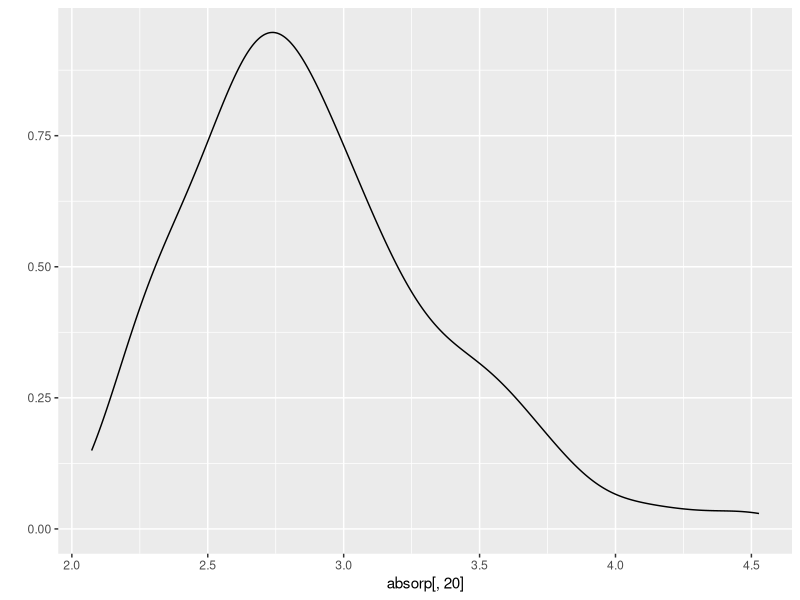
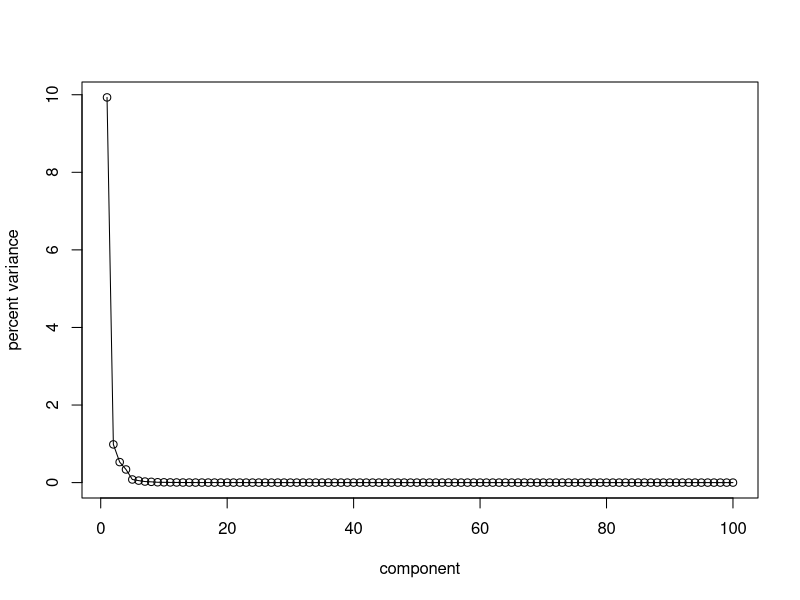

These charts were generated, in order, by the following R code: (Note: this script raises an error after producing the figures.)
# Q6.1
library(pls)
library(corrplot)
library(caret)
data(tecator)

# absord is a matrix, contain 100 absorbance values for the 215 samples
head(absorp)
summary(absorp)
# endpoints is a matrix containing percentage moisture, fat and protein in
# columns 1-3 respectively
head(endpoints)
summary(endpoints)
# we are predicting upon fat, so this is our target
fat <- endpoints[, 2]

# have a quick look over a few
# play with ggplot, make nicer plots
qplot(absorp[,20], geom='density')

pcaObject <- prcomp(absorp, center=TRUE, scale. = TRUE)
percentVariance <- pcaObject$sdev^2/sum(pcaObject$sdev^2)*100
percentVariance[1:3]

#scree plot
plot(pcaObject$sdev, ylab = 'percent variance', xlab = 'component')
lines(pcaObject$sdev)

# first few pca components
transparentTheme(pchSize = .8, trans = .3)
panelRange <- extendrange(pcaObject$x[, 1:3])
splom(as.data.frame(pcaObject$x[, 1:3]),
     # groups = segTrainClass,
      type = c("p", "g"),
      as.table = TRUE,
      auto.key = list(columns = 2),
      prepanel.limits = function(x) panelRange)

# see huge correlation, so little surpise only 1 PC is needed
absorpCor <- cor(absorp)
corrplot(absorpCor, order='hclust')

# what is effective dimension of data?
# essentially all the variance is held in the first componont

inTrain <- createDataPartition(fat,
                               p=0.75,
                               list = FALSE)

set.seed(100)
# train test split
trainingAbsorp <- absorp[inTrain, ]
testingAbsorp <- absorp[-inTrain, ]
trainingFat <- fat[inTrain]
testingFat <- fat[-inTrain]

# check for near zero variance predictors
NZV <- nearZeroVar(trainingAbsorp, saveMetric = TRUE)
# all predictors are ok in terms of near zero variance

# set up cross validation method - use 10 fold cv as large set
ctrl <- trainControl(method = 'cv', number = 10)

# OLS first
# no preprocessing, as want a nice, parsimonious model
# which can be used for explaining rships

lmFit <- train(x = trainingAbsorp, y = trainingFat, 
               method = 'lm', trControl = ctrl)

# have a lool at lmFit$resample
# lmFit$results
# have in sample RMSE = 5.227 with SD of 0.899
# have in sample RSquared = 4.719 with sd of 0.115

# look at summary(lmFit) for final params- see that many are not
# statistically significant

# look at test set now
lmPredict <- predict(lmFit, testingAbsorp)
# make a df of tests and predictions
lmResults <- data.frame(fatActual = testingFat, fatPredict = lmPredict,
                        resid =  lmPredict - testingFat)

# plots - IN SAMPLE
xyplot(trainingFat ~ predict(lmFit),
       type = c("p", "g"),
       xlab = "Predicted", ylab = "Observed")
xyplot(resid(lmFit) ~ predict(lmFit),
       type = c("p", "g"),
       xlab = "Predicted", ylab = "Residuals")

# plots - OUT OF SAMPLE
xyplot(lmResults$fatActual ~ lmResults$fatPredict,
       type = c("p", "g"),
       xlab = "Predicted", ylab = "Observed")
xyplot(lmResults$resid ~ lmResults$fatPredict,
       type = c("p", "g"),
       xlab = "Predicted", ylab = "Residuals")

# out of sample RMSE and R2
RMSE(lmResults$fatPredict, lmResults$fatActual)
R2(lmResults$fatPredict, lmResults$fatActual) #huh? why started kicking error? Gets masked by pls 
# use PostResample() function here instead!!
# get RMSE = 3.286
# get R2 = 0.9424

# PCR
# first build PCA transform on training set
# then apply same transform on testing

pcaObject <- prcomp(trainingAbsorp, center=TRUE, scale. = TRUE)
trainingAbsorpTrans <- predict(pcaObject, trainingAbsorp)
testingAbsorpTrans <- predict(pcaObject, testingAbsorp)

# NOTE - seems that you dont have to put a transformed object 
# into here (could have just used trainingAbsorp)
PCRFit <- train(x = trainingAbsorpTrans, y = trainingFat, 
               method = 'pcr',
               trControl = ctrl,
               tuneGrid = expand.grid(ncomp = 1:100))

PCRFit$results
PCRFit$bestTune

# we see best tune has n=20, RMSE = 2.45(0.757) and R2 = 0.966(0.0176)

# have a look at RMSE from tuning over number of components
xyplot(PCRFit$results$RMSE ~ PCRFit$results$ncomp,
       type = c("p", "g", "l"),
       xlab = "ncomp", ylab = "RMSE")

# does this take the optimum number of components by default?
PCRPredict <- predict(PCRFit, newdata = testingAbsorpTrans)

PCRResults <- data.frame(fatActual = testingFat, fatPredict = PCRPredict,
                        resid =  PCRPredict - testingFat)

# plots - IN SAMPLE
xyplot(trainingFat ~ predict(PCRFit),
       type = c("p", "g"),
       xlab = "Predicted", ylab = "Observed")
#pcr very odd here - plots resids for up to 32 components?? how specify the best?
xyplot(resid(PCRFit) ~ predict(PCRFit),
       type = c("p", "g"),
       xlab = "Predicted", ylab = "Residuals")

# plots - OUT OF SAMPLE
xyplot(PCRResults$fatActual ~ PCRResults$fatPredict,
       type = c("p", "g"),
       xlab = "Predicted", ylab = "Observed")
xyplot(PCRResults$resid ~ PCRResults$fatPredict,
       type = c("p", "g"),
       xlab = "Predicted", ylab = "Residuals")
# some hints of not constant variance

# out of sample RMSE and R2
RMSE(PCRResults$fatPredict, PCRResults$fatActual)
R2(PCRResults$fatPredict, PCRResults$fatActual) ## huh? why not work??
# out of sample RMSE is 2.437
# out of sample R2 is 

# PLS
PLSFit <- train(x = trainingAbsorp, y = trainingFat, 
                method = 'pls',
                trControl = ctrl,
                tuneGrid = expand.grid(ncomp = 1:100),
                preProcess = c('center', 'scale'))

PLSFit
PLSFit$results
PLSFit$bestTune

# plot PLS tuning compared to PCR
plsResamples <- PLSFit$results
plsResamples$Model <- "PLS"
pcrResamples <- PCRFit$results
pcrResamples$Model <- "PCR"
plsPlotData <- rbind(plsResamples, pcrResamples)

xyplot(RMSE ~ ncomp,
       data = plsPlotData,
       #aspect = 1,
       xlab = "# Components",
       ylab = "RMSE (Cross-Validation)",
       auto.key = list(columns = 2),
       groups = Model,
       type = c("o", "g"))

# test
PLSPredict <- predict(PLSFit, newdata = testingAbsorp)

PLSResults <- data.frame(fatActual = testingFat, fatPredict = PLSPredict,
                         resid =  PLSPredict - testingFat)

# should make plots to check nothing funny going on with residuals etc

# plots - IN SAMPLE
xyplot(trainingFat ~ predict(PLSFit),
       type = c("p", "g"),
       xlab = "Predicted", ylab = "Observed")

# something odd here- is resids for fits for first 18 components
xyplot(resid(PLSFit) ~ predict(PLSFit),
       type = c("p", "g"),
       xlab = "Predicted", ylab = "Residuals")

# plots - OUT OF SAMPLE
xyplot(PLSResults$fatActual ~ PLSResults$fatPredict,
       type = c("p", "g"),
       xlab = "Predicted", ylab = "Observed")
xyplot(PLSResults$resid ~ PLSResults$fatPredict,
       type = c("p", "g"),
       xlab = "Predicted", ylab = "Residuals")

# out of sample RMSE and R2
RMSE(PLSResults$fatPredict, PLSResults$fatActual)
R2(PLSResults$fatPredict, PLSResults$fatActual)
# out of sample RMSE is 2.44
# out of sample R2 is 0.96

# note- PLS needed only 20 components, PCR needed 20
# despite the fact that PLS is margionally better for RMSE, it is simpler model

# elastic net

# set grid
# write some notes explainig! fraction is fraction of full (ols) solution, lambda is lambda
# for the 'ridge' part
enetGrid <- expand.grid(.lambda = c(0, 0.001, 0.01, 0.1, 1),
                        .fraction = seq(0.05, 1, length = 20))

# note predictors MUST be a matrix for enet
enetFit <- train(trainingAbsorp, trainingFat,
                  method = "enet",
                  tuneGrid = enetGrid,
                  trControl = ctrl,
                  preProc = c("center", "scale"))

plot(enetTune)
enetFit

# the optimal model has lambda1 = 0 eg is lasso

# test
enetPredict <- predict(enetFit, newdata = testingAbsorp)

enetResults <- data.frame(fatActual = testingFat, fatPredict = enetPredict,
                         resid =  enetPredict - testingFat)


# plots - IN SAMPLE
xyplot(trainingFat ~ predict(enetFit),
       type = c("p", "g"),
       xlab = "Predicted", ylab = "Observed")

xyplot(resid(enetFit) ~ predict(enetFit),
       type = c("p", "g"),
       xlab = "Predicted", ylab = "Residuals")

# plots - OUT OF SAMPLE
xyplot(enetResults$fatActual ~ enetResults$fatPredict,
       type = c("p", "g"),
       xlab = "Predicted", ylab = "Observed")
xyplot(enetResults$resid ~ enetResults$fatPredict,
       type = c("p", "g"),
       xlab = "Predicted", ylab = "Residuals")

# notes - PLS suitable as correlated predictors- fares better than OLS
# PLS needs less components than PCR
# PLS would prabably be preferred to lasso as suitable for highly correlated data

# summarise and compare!
